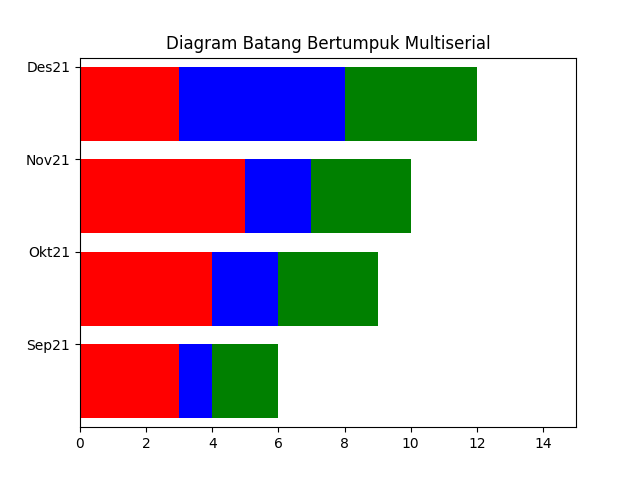

The script that drew this image:
import numpy as np
import matplotlib.pyplot as plt

series1 = np.array([3,4,5,3])
series2 = np.array([1,2,2,5])
series3 = np.array([2,3,3,4])
index = np.arange(4)

plt.axis([0,15,-0.5,3.5])
plt.title('Diagram Batang Bertumpuk Multiserial')
plt.barh(index,series1,color='r')
plt.barh(index,series2,color='b',left=series1)
plt.barh(index,series3,color='g',left=(series2+series1))
plt.yticks(index+0.4,['Sep21','Okt21','Nov21','Des21'])
plt.show()
